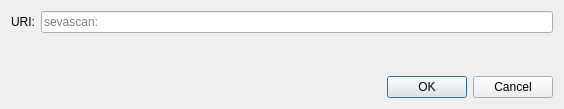
<?xml version="1.0" encoding="UTF-8"?>
<ui version="4.0">
 <class>OpenURIDialog</class>
 <widget class="QDialog" name="OpenURIDialog">
  <property name="geometry">
   <rect>
    <x>0</x>
    <y>0</y>
    <width>564</width>
    <height>109</height>
   </rect>
  </property>
  <property name="windowTitle">
   <string>Open sevascan URI</string>
  </property>
  <layout class="QVBoxLayout" name="verticalLayout">
   <item>
    <layout class="QHBoxLayout" name="horizontalLayout">
     <item>
      <widget class="QLabel" name="label">
       <property name="text">
        <string>URI:</string>
       </property>
      </widget>
     </item>
     <item>
      <widget class="QValidatedLineEdit" name="uriEdit">
       <property name="placeholderText">
        <string notr="true">sevascan:</string>
       </property>
      </widget>
     </item>
    </layout>
   </item>
   <item>
    <spacer name="verticalSpacer">
     <property name="orientation">
      <enum>Qt::Vertical</enum>
     </property>
     <property name="sizeHint" stdset="0">
      <size>
       <width>20</width>
       <height>40</height>
      </size>
     </property>
    </spacer>
   </item>
   <item>
    <widget class="QDialogButtonBox" name="buttonBox">
     <property name="orientation">
      <enum>Qt::Horizontal</enum>
     </property>
     <property name="standardButtons">
      <set>QDialogButtonBox::Cancel|QDialogButtonBox::Ok</set>
     </property>
    </widget>
   </item>
  </layout>
 </widget>
 <customwidgets>
  <customwidget>
   <class>QValidatedLineEdit</class>
   <extends>QLineEdit</extends>
   <header>qt/qvalidatedlineedit.h</header>
  </customwidget>
 </customwidgets>
 <resources/>
 <connections>
  <connection>
   <sender>buttonBox</sender>
   <signal>accepted()</signal>
   <receiver>OpenURIDialog</receiver>
   <slot>accept()</slot>
   <hints>
    <hint type="sourcelabel">
     <x>248</x>
     <y>254</y>
    </hint>
    <hint type="destinationlabel">
     <x>157</x>
     <y>274</y>
    </hint>
   </hints>
  </connection>
  <connection>
   <sender>buttonBox</sender>
   <signal>rejected()</signal>
   <receiver>OpenURIDialog</receiver>
   <slot>reject()</slot>
   <hints>
    <hint type="sourcelabel">
     <x>316</x>
     <y>260</y>
    </hint>
    <hint type="destinationlabel">
     <x>286</x>
     <y>274</y>
    </hint>
   </hints>
  </connection>
 </connections>
</ui>
